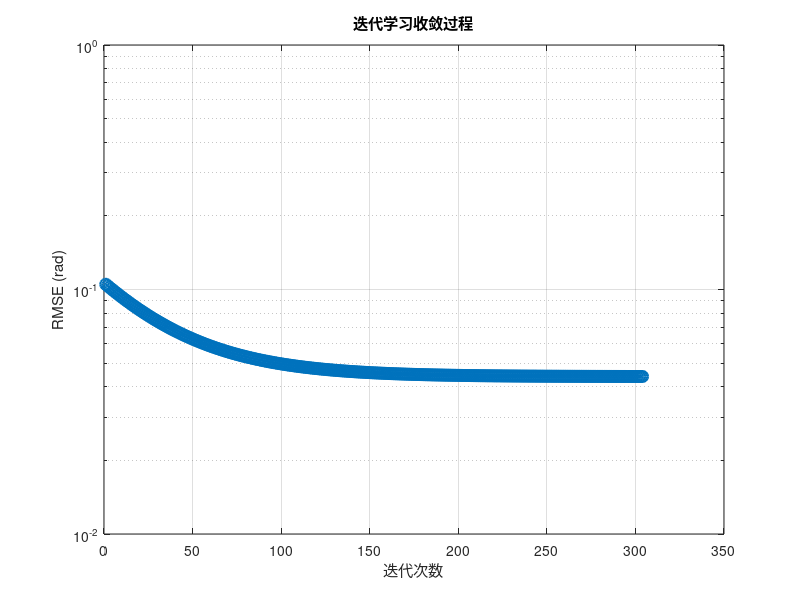
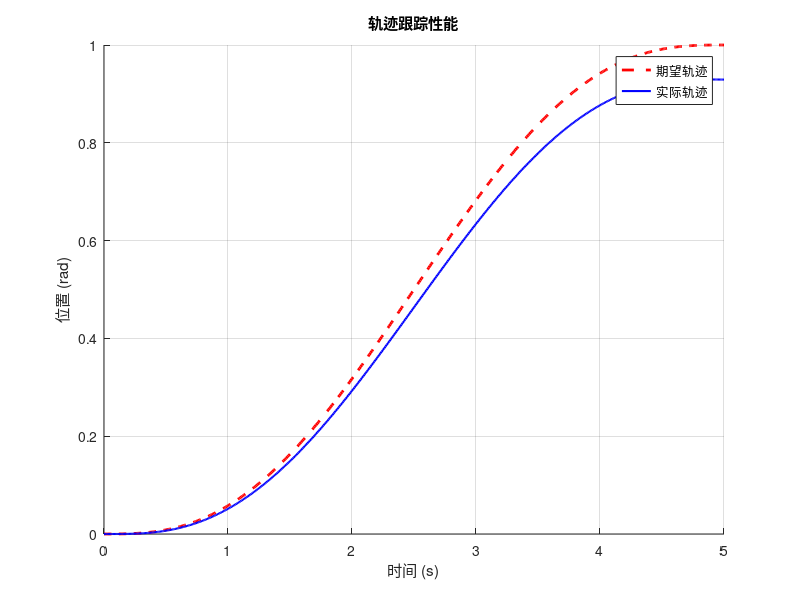

MATLAB code for these plots, in order:
clear; 
close all; 
clc;

%% 参数设置
Ts = 0.01;          % 采样时间 (10ms)
T = 5;              % 轨迹持续时间 (2秒)
t = 0:Ts:T;         % 时间向量
N = length(t);      % 时间步数
iter_max =  1000;      % 最大迭代次数

% 机械臂模型参数 (二阶系统近似)
m = 1.5;            % 等效质量 (kg)
b = 2.0;            % 等效阻尼 (N·s/m)
k = 10.0;           % 等效刚度 (N/m)

% 状态空间模型 (连续时间)
A = [0 1; -k/m -b/m];
B = [0; 1/m];
C = [1 0];
D = 0;

sys_c = ss(A, B, C, D);

% 离散化
sys_d = c2d(sys_c, Ts, 'zoh');
[Ad, Bd, Cd, Dd] = ssdata(sys_d);

% ILC参数
Lp = 0.8;           % P学习增益
Ld = 0.2;           % D学习增益
Q = 0.1;            % 低通滤波器Q (0-1之间)
alpha = 0.99;       % 遗忘因子

%% 期望轨迹 (五次多项式)
t0 = 0; tf = T;
qd0 = 0; qdf = 1;   % 起始和结束位置
qd = qd0 + (qdf - qd0)*(10*(t/tf).^3 - 15*(t/tf).^4 + 6*(t/tf).^5);
qd_dot = diff(qd)/Ts; qd_dot = [qd_dot, qd_dot(end)]; % 一阶导数
qd_ddot = diff(qd_dot)/Ts; qd_ddot = [qd_ddot, qd_ddot(end)]; % 二阶导数

%% 初始化存储变量
u_ff = zeros(1, N);     % 前馈控制信号
e_history = zeros(iter_max, N); % 误差历史
u_history = zeros(iter_max, N); % 控制信号历史
rmse = zeros(iter_max, 1);      % RMSE历史

%% 迭代学习控制主循环
for iter = 1:iter_max
    % 初始化状态
    x = [0; 0]; % 位置和速度
    y = zeros(1, N);
    u_fb = zeros(1, N);
    
    % 反馈控制器参数 (PD控制)
    Kp = 50;
    Kd = 5;
    
    % 运行单次迭代
    for k = 1:N-1
        % 反馈控制
        e = qd(k) - y(k); % 位置差 y：位置
        edot = qd_dot(k) - x(2);
        u_fb(k) = Kp*e + Kd*edot; % 反馈控制
        
        % 总控制量 = 前馈 + 反馈
        u_total = u_ff(k) + u_fb(k);
        
        % 系统动态更新
        x = Ad*x + Bd*u_total;
        y(k+1) = Cd*x;
        
        % 存储误差
        e_history(iter, k) = e;
    end
    
    % 计算本次迭代的跟踪误差
    e_iter = qd - y;
    rmse(iter) = sqrt(mean(e_iter.^2));
    
    % 存储控制信号
    u_history(iter, :) = u_ff;
    
    % 显示进度
    fprintf('迭代 %2d: RMSE = %.6f rad\n', iter, rmse(iter));
    
    % 停止条件检查
    if iter > 1 && abs(rmse(iter) - rmse(iter-1)) < 1e-6
        fprintf('收敛于迭代 %d\n', iter);
        break;
    end
    
    % ILC更新律 (PD型 + 低通滤波)
    if iter < iter_max
        % 计算误差导数
        de = diff(e_iter)/Ts;
        de = [de, de(end)];
        
        % PD型学习律
        delta_u = Lp*e_iter + Ld*de;
        
        % 应用低通滤波
        delta_u_filt = filter(1-Q, 1 -Q, delta_u);
        
        % 更新前馈信号 (带遗忘因子)
        u_ff = alpha*u_ff + delta_u_filt;
    end
end

%% 结果可视化
% 跟踪误差曲线
% figure;
% plot(t, e_iter, 'LineWidth', 1.5);
% xlabel('时间 (s)');
% ylabel('跟踪误差 (rad)');
% title(sprintf('最终迭代跟踪误差 (RMSE=%.4f rad)', rmse(iter)));
% grid on;

% 迭代过程收敛曲线
figure;
semilogy(1:iter, rmse(1:iter), 'o-', 'LineWidth', 1.5, 'MarkerSize', 8);
xlabel('迭代次数');
ylabel('RMSE (rad)');
title('迭代学习收敛过程');
grid on;

% 期望轨迹与实际轨迹对比
figure;
hold on;
plot(t, qd, 'r--', 'LineWidth', 2);
plot(t, y, 'b-', 'LineWidth', 1.5);
xlabel('时间 (s)');
ylabel('位置 (rad)');
legend('期望轨迹', '实际轨迹', 'Location', 'best');
title('轨迹跟踪性能');
grid on;

% 控制信号可视化
% figure;
% subplot(2,1,1);
% plot(t, u_ff, 'LineWidth', 1.5);
% xlabel('时间 (s)');
% ylabel('前馈控制 (Nm)');
% title('学习得到的前馈控制信号');
% grid on;
% 
% subplot(2,1,2);
% plot(t, u_fb, 'LineWidth', 1.5);
% xlabel('时间 (s)');
% ylabel('反馈控制 (Nm)');
% title('反馈控制信号');
% grid on;

% 学习过程动画 (前几次迭代)
% figure;
% for i = 1:min(4, iter)
%     subplot(2,2,i);
%     plot(t, qd, 'r--', 'LineWidth', 2);
%     hold on;
%     plot(t, e_history(i,:) + qd, 'b-', 'LineWidth', 1.5);
%     title(sprintf('迭代 %d: RMSE=%.4f', i, rmse(i)));
%     xlabel('时间 (s)');
%     ylabel('位置 (rad)');
%     legend('期望', '实际', 'Location', 'best');
%     grid on;
%     axis([0 T -0.2 1.2]);
%  end